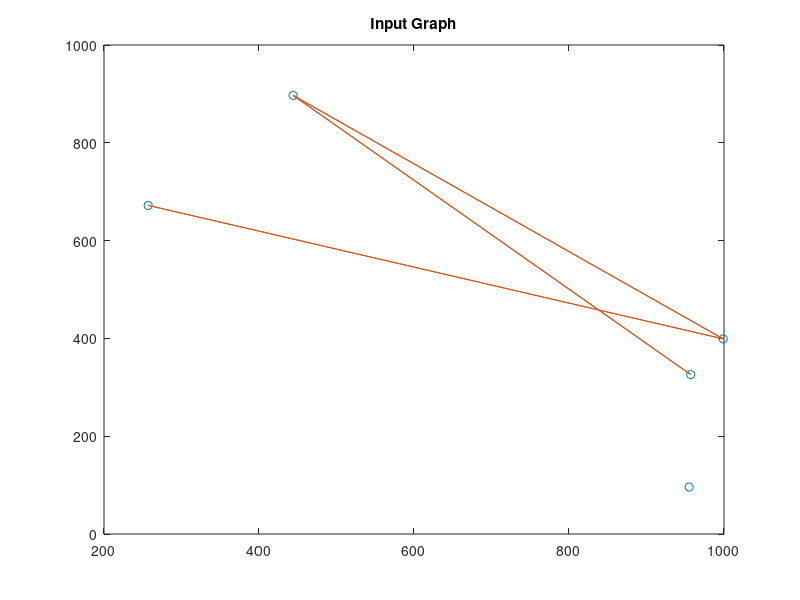

Write MATLAB code to recreate this figure. (Note: this script raises an error after producing the figure.)
clc
clear 
close all
N_nodes=input('Enter Number of Nodes:');
N_Colors=input('Enter Number of Colors:');
G=zeros(N_nodes);
type=input('Graph Type: Custom(1) / Random(2)?');
if type==1
    % Custom Graph:
    for i=1:N_nodes
        for j=i:N_nodes
            if i~=j
                connectivity=input(['Is there a link between nodes ',num2str(i),' and ',num2str(j), ' ? (0/1) : ']);
                if connectivity==1
                end
            end
        end
    end
else
% Random Graph:
    for i=1:N_nodes
        for j=i:N_nodes
            if i~=j
                if rand>0.5
                    G(i,j)=1;
                    G(j,i)=1;
                end
            end
        end
    end
end
%% Drawing Graph:
position=randsrc(2,N_nodes,1:1000); 
figure(1),
plot(position(1,:),position(2,:),'o');
title('Input Graph');
hold on
for i=1:N_nodes
    for j=1:N_nodes
        if G(i,j)==1
             line([position(1,i),position(1,j)],[position(2,i),position(2,j)]);
        end
    end
end
hold off
Npop=100; % Number of population
MaxGeneration=1000; 
for i=1:Npop
    chromosome{i}=make_a_sol(N_nodes,N_Colors);
end
%% Genetic Optimization:
for iter=1:MaxGeneration
    for i=1:Npop
        costs(i)=cost_fcn(chromosome{i},G,N_Colors);
    end
    [best(iter),bestIDX]=min(costs);
    bestsol=chromosome{bestIDX};
    if best(iter)==0
        disp('--------------------------------');
        disp('Problem Converged Successfully!');
        break;
    end
    figure(2),
    plot(iter,best(iter),'ro')
    title('Genetic Convergence');
    xlabel('Iteration #')
    ylabel('Cost')
    grid()
    hold on
    pause(0.001);
    [~,sortIDX]=sort(costs);
    bests=sortIDX(1:Npop/2);
    for i=1:2:numel(bests)
        parent1=chromosome{bests(i)};
        parent2=chromosome{bests(i+1)};
        child1=crossover(parent1,parent2);
        child1=mutation(child1,N_Colors);
        child2=crossover(parent2,parent1);
        child2=mutation(child2,N_Colors);
        chromosome{sortIDX(end-i+1)}=child1;
        chromosome{sortIDX(end-i)}=child2;
    end
if iter==MaxGeneration
        disp('Maximum Number of Generation Reached!');
        if best(iter)>0
            disp('---------------------------------------------------------');
            disp('Input Graph and input number of colors has cost for GCP');
        end
    end
end
bestsol;
w=9;
Color={[0 0 0],[0 0 1],[0 1 0],[0 1 1],[1 0 0],[1 0 1],[1 1 0],[1 1 1]};
stepsize=0.1;
for i=0.1:stepsize:0.9
    for j=0.1:stepsize:0.9
        for k=0.1:stepsize:0.9
            Color{w}=[i j k];
            w=w+1;
        end
    end
end
%% Drawing Colored Graph:
figure(3),
for i=1:N_nodes
    for j=1:N_nodes
        if G(i,j)==1
             line([position(1,i),position(1,j)],[position(2,i),position(2,j)]);
             hold on
        end
    end
end
for i=1:N_nodes  
    plot(position(1,i),position(2,i),'o','MarkerFaceColor',Color{bestsol(i)},'MarkerEdgeColor',Color{bestsol(i)},'MarkerSize',11);
    text(position(1,i),position(2,i),num2str(bestsol(i)),'color','r')
    hold on
end
title('Colored Graph');

